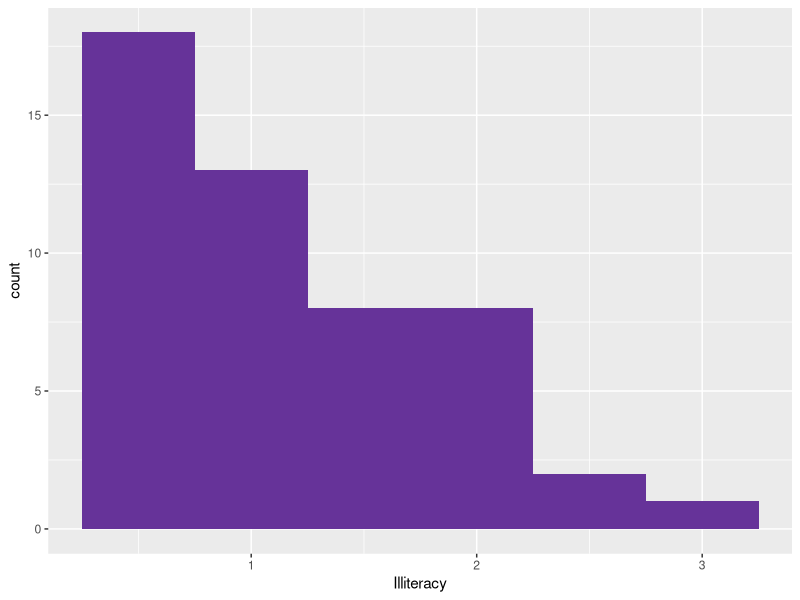
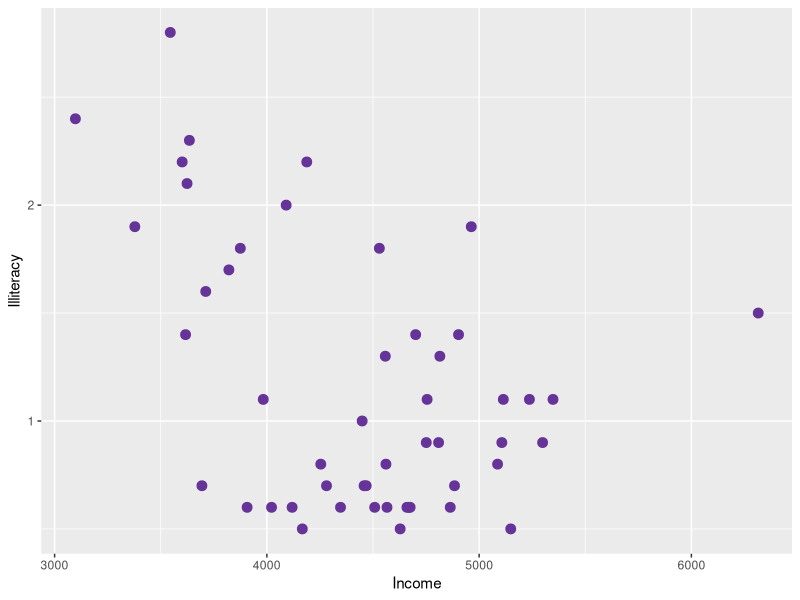
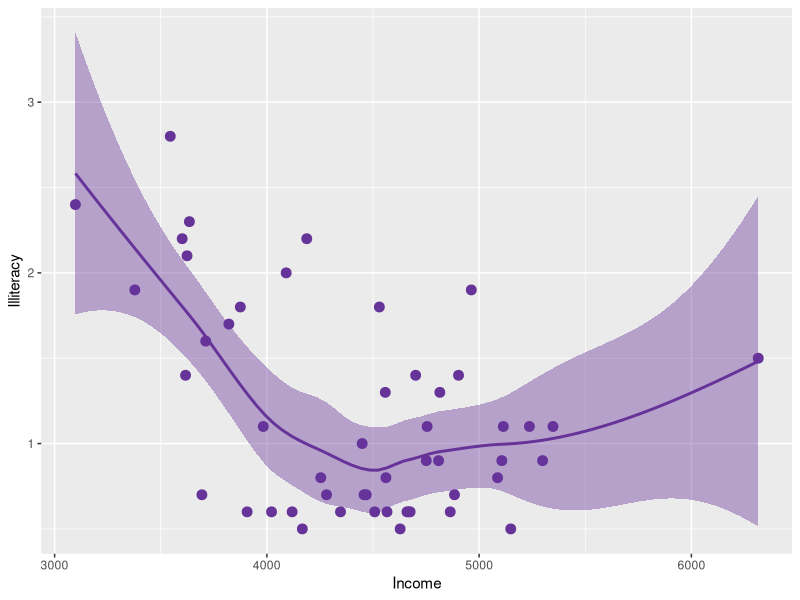
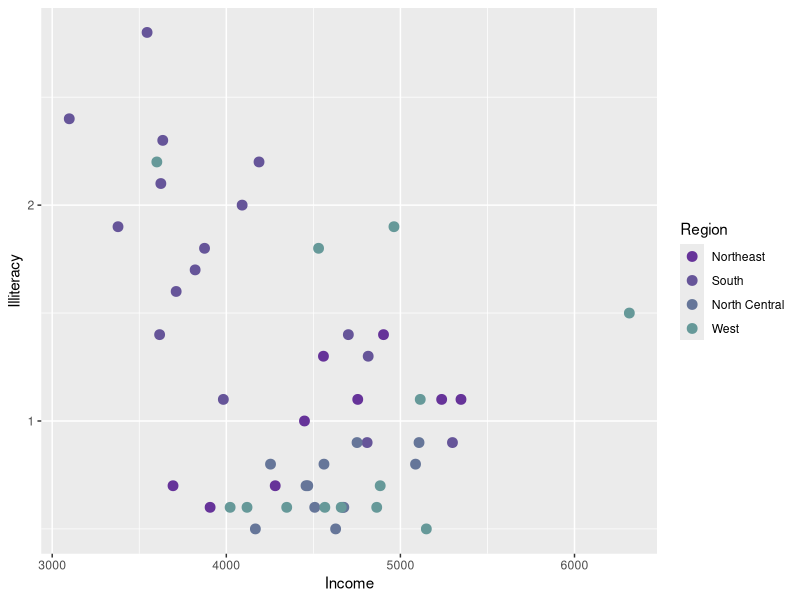

These charts were generated, in order, by the following R code:
## ---- chunk 1
data(state)
state.x77 <- as.data.frame(state.x77)
str(state.x77)
## ---- chunk 2
# Static plot
library(ggplot2)
ggplot(state.x77, aes(x = Illiteracy)) +
  geom_histogram(binwidth = 0.5, fill = "#663399")
## ---- chunk 3
# Static plot
ggplot(state.x77, aes(y = Illiteracy, x = Income)) +
  geom_point(size = 3, col = "#663399")   
## ---- chunk 4
ggplot(state.x77, aes(y = Illiteracy, x = Income)) +
  geom_point(size = 3, col = "#663399") +
  geom_smooth(method = "loess", col = "#663399", fill = "#663399")
## ---- chunk 5
colors <- colorRampPalette(c("#663399","#669999"))(4)
state.x77$region <- state.region
ggplot(state.x77, aes(y = Illiteracy, x = Income, colour = region)) +
  geom_point(size = 3) +
  scale_colour_manual("Region", values = colors)
